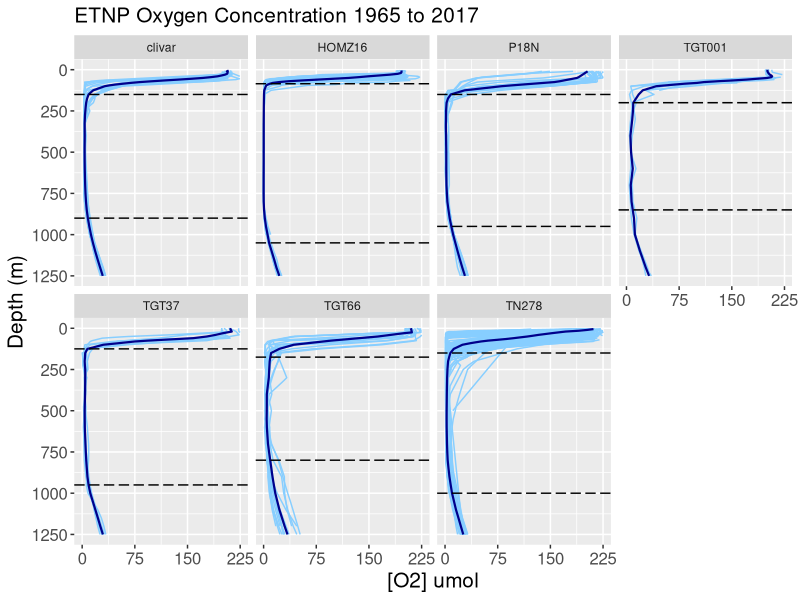
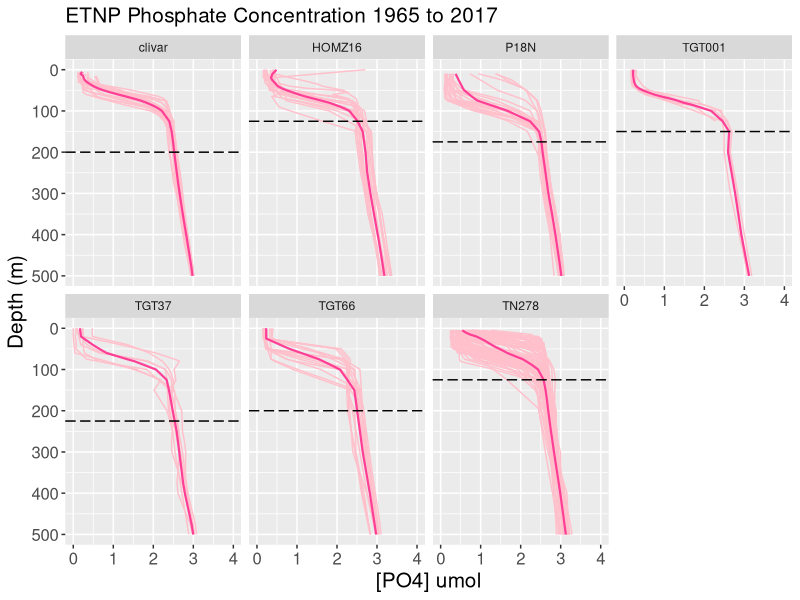
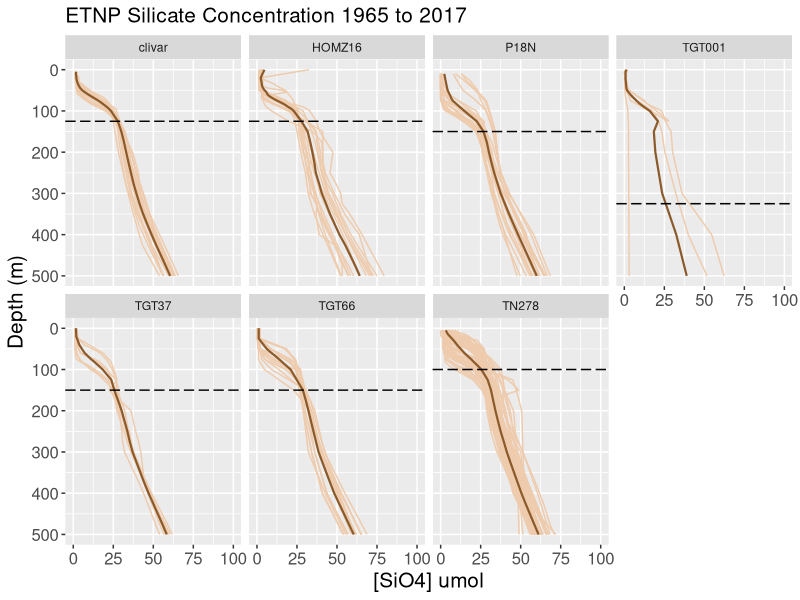
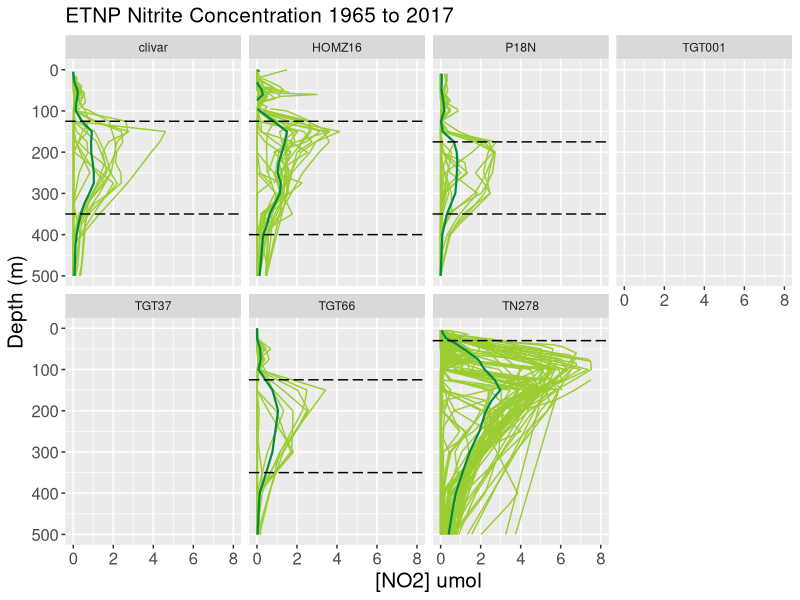
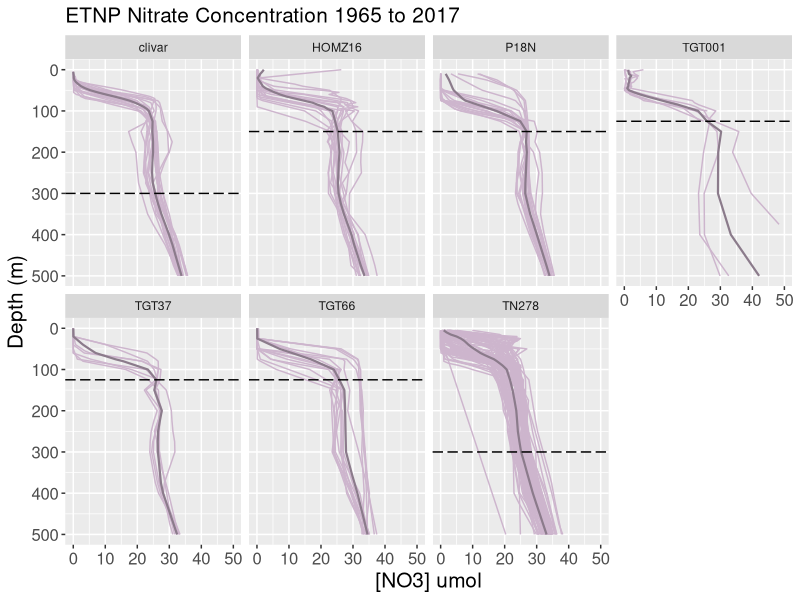
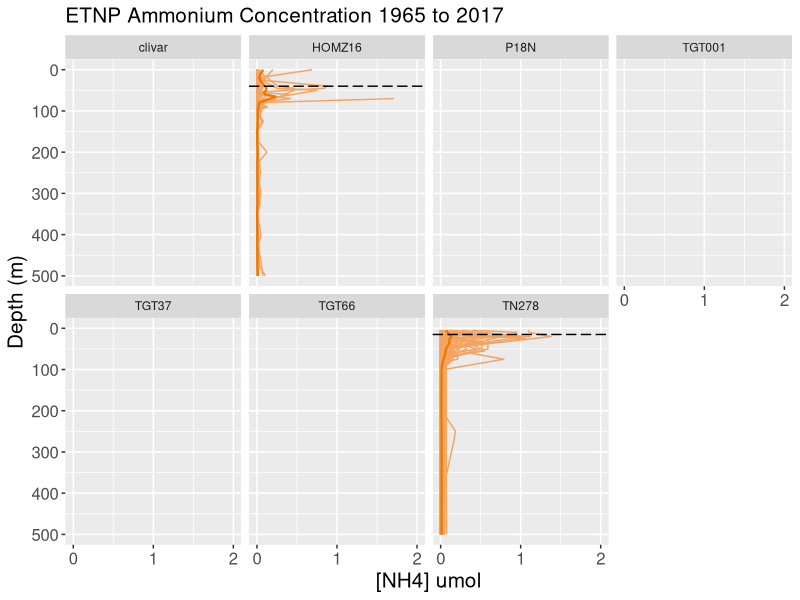
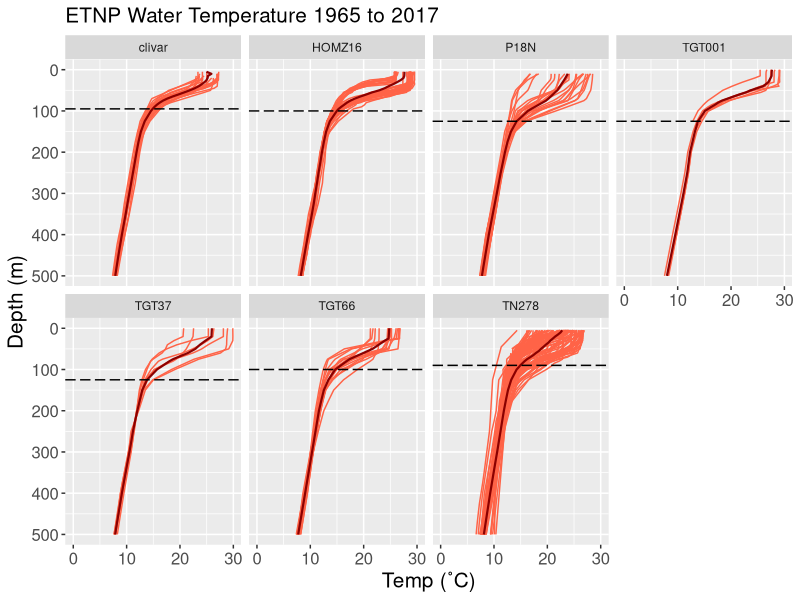
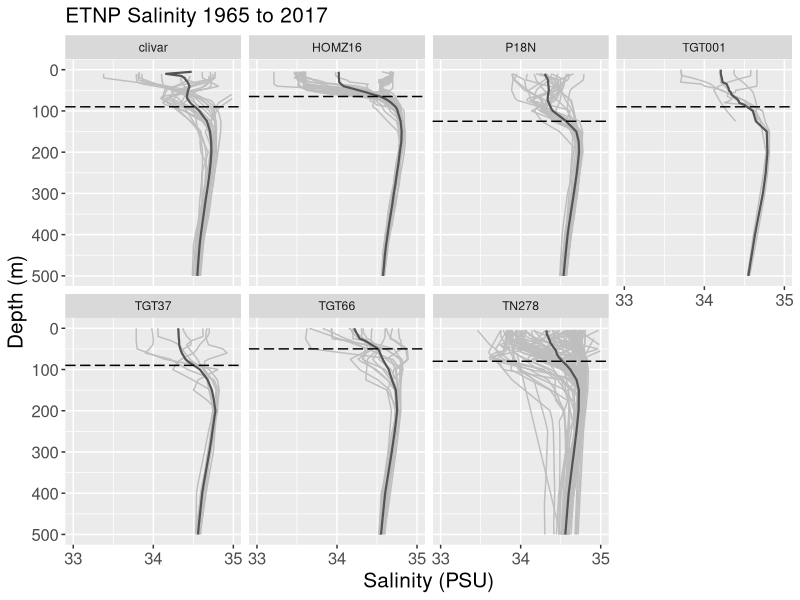

Write R code to recreate these figures, in order.
#LOAD PAGACKES: reshape2, ggplot2, plyr
library(reshape2)
library(ggplot2)
library(plyr)


#reading in the data
cruisesDataFrame <- read.csv('allOMZcruises.csv')
cruises <- subset(cruisesDataFrame, select = -c(date, time, bottDepth))
skq2016combined <- read.csv('skq2016combined.csv')
cruises16 <- subset(skq2016combined, select = -c(date, time, bottDepth))
cruisesALL0 <- rbind(cruises, cruises16)  
skq2016KrogslundNuts <- read.csv('krogslund_nutrients.csv')
krogslund <- subset(skq2016KrogslundNuts, select = -c(date, time, bottDepth))
cruisesALL1 <- rbind(cruises, cruises16, krogslund)
cruisesALL2 <- subset(cruisesALL1, select = -c(dateNew, timeNew, datetime, lat, long, press))

#melting data
cruisesALLm <- data.frame(melt(cruisesALL2, id.vars = c('cruise', 'station', 'depth')))

#interpolating
#WOA standard depths
by5 <- seq(0, 100, 5)
by25 <- seq(125, 500, 25)
by50 <- seq(550, 2000, 50)
by100 <- seq(2100, 9000, 100)
stdDepths <- c(by5, by25, by50, by100)

cruisesALLn <- na.omit(cruisesALLm)

#

approxR <- function(df) {
  if (nrow(df) >= 2) {
    listResult <-  approx(xy.coords(df$depth, df$value), xout = stdDepths, method = 'linear')
    data.frame(DepthBin = listResult$x, value = listResult$y)
  }
}

interp <- ddply(.data = cruisesALLn, .variables = c('cruise', 'station', 'variable'), function(df) approxR(df), .inform = TRUE)


#plotting
#making cruises in order by date
levels(interp$cruise)

interp$cruise <- factor(interp$cruise, levels = c('TGT001','TGT37', 'TGT66', 'P18N_31DSCG94_3', 'clivar', 'TN278', 'HOMZ16'), labels = c('TGT001','TGT37', 'TGT66', 'P18N', 'clivar', 'TN278', 'HOMZ16'))

#functions to generate horizontal line
#OXYGEN
ODZdepthfx <- function(df) {
  odzIdx <- which(df$V1 <= 10)
  firstIdx <- odzIdx[1]
  topODZ <- df$DepthBin[firstIdx]
  lastIdx <- odzIdx[length(odzIdx)]
  bottODZ <- df$DepthBin[lastIdx]
  data.frame(cruise = df[1, 1], topODZ, bottODZ)
}

#PHOSPHATE
PO4depthfx <- function(df) {
  Idx <- which(df$V1 >= 2.5)
  firstIdx <- Idx[1]
  topIdx <- df$DepthBin[firstIdx]
  data.frame(cruise = df[1, 1], topIdx)
}

#SILICATE
SiO4depthfx <- function(df) {
  Idx <- which(df$V1 >= 25)
  firstIdx <- Idx[1]
  topIdx <- df$DepthBin[firstIdx]
  data.frame(cruise = df[1, 1], topIdx)
}

#NITRITE
NO2depthfx <- function(df) {
  NO2Idx <- which(df$V1 >= 0.3)
  firstIdx <- NO2Idx[1]
  topNO2 <- df$DepthBin[firstIdx]
  lastIdx <- NO2Idx[length(NO2Idx)]
  bottNO2 <- df$DepthBin[lastIdx]
  data.frame(cruise = df[1, 1], topNO2, bottNO2)
}

#NITRATE
NO3depthfx <- function(df) {
  Idx <- which(df$V1 >= 25)
  firstIdx <- Idx[1]
  topIdx <- df$DepthBin[firstIdx]
  data.frame(cruise = df[1, 1], topIdx)
}

#AMMONIUM
NH4depthfx <- function(df) {
  Idx <- which(df$V1 >= 0.1)
  firstIdx <- Idx[1]
  topIdx <- df$DepthBin[firstIdx]
  data.frame(cruise = df[1, 1], topIdx)
}

#TEMP
tempdepthfx <- function(df) {
  Idx <- which(df$V1 <= 15)
  firstIdx <- Idx[1]
  topIdx <- df$DepthBin[firstIdx]
  data.frame(cruise = df[1, 1], topIdx)
}

#SALINITY
saldepthfx <- function(df) {
  Idx <- which(df$V1 >= 34.5)
  firstIdx <- Idx[1]
  topIdx <- df$DepthBin[firstIdx]
  data.frame(cruise = df[1, 1], topIdx)
}


#make a pdf with this code (comment and uncomment as needed...)
# pdf("depth profiles WITH AVG AND HLINE.pdf", width=7, height=5)

#OXYGEN
O2data <- na.omit(interp[interp$variable == 'O2',])

avgO2 <- ddply(.data = O2data, .variables = c('cruise', 'variable', 'DepthBin'), function(df) mean(df$value))

ODZdepths <- ddply(.data = avgO2, .variables = c('cruise'), function(df) ODZdepthfx(df))

hlineO2 <- data.frame(z = c(ODZdepths$topODZ, ODZdepths$bottODZ), cruise = c('TGT001', 'TGT37', 'TGT66', 'P18N', 'clivar', 'TN278', 'HOMZ16', 'TGT001', 'TGT37', 'TGT66', 'P18N', 'clivar', 'TN278', 'HOMZ16'))

ggplot() + geom_line(aes(DepthBin, value, group = station), data = O2data, col = 'skyblue1') + facet_wrap('cruise', nrow = 2) + geom_line(data = avgO2, aes(DepthBin, V1), color = 'darkblue', lwd = 0.75) + geom_vline(aes(xintercept = z), hlineO2, lty = 5) + scale_x_reverse(limits = c(1250, 0), breaks = seq(from = 0, to = 1250, by = 250), name = 'Depth (m)') + scale_y_continuous(name = '[O2] umol', limits = c(0, 225), breaks = seq(from = 0, to = 225, by = 75)) + coord_flip() + ggtitle("ETNP Oxygen Concentration 1965 to 2017") + theme(plot.title = element_text(size = 15), axis.text = element_text(size = 12), axis.title = element_text(size = 15)) 

#PHOSPHATE
PO4data <- na.omit(interp[interp$variable == 'PO4',])

avgPO4 <- ddply(.data = PO4data, .variables = c('cruise', 'variable', 'DepthBin'), function(df) mean(df$value))

PO4depth <- ddply(.data = avgPO4, .variables = c('cruise'), function(df) PO4depthfx(df))

hlinePO4 <- data.frame(z = c(PO4depth$topIdx), cruise = c('TGT001', 'TGT37', 'TGT66', 'P18N', 'clivar', 'TN278', 'HOMZ16'))

# need to use 'jacdummy' variable to keep the other cruises included in the facets even though there is no data for them...
# used for NO2 and NH4

#thank you jacob!!
jacdummy <- interp[1:length(levels(interp$cruise)),]
jacdummy[,] <- NA
jacdummy$cruise <- levels(interp$cruise)

ggplot() + geom_line(aes(DepthBin, value, group = station), data = PO4data, col = 'pink') + coord_flip() + facet_wrap('cruise', nrow = 2) + geom_line(data = avgPO4, aes(DepthBin, V1), color = 'violetred1', lwd = 0.75) + geom_vline(aes(xintercept = z), hlinePO4, lty = 5) + scale_x_reverse(limits = c(500, 0), name = 'Depth (m)') + scale_y_continuous(name = '[PO4] umol', limits = c(0, 4)) + ggtitle("ETNP Phosphate Concentration 1965 to 2017") + theme(plot.title = element_text(size = 15), axis.text = element_text(size = 12), axis.title = element_text(size = 15)) 

#SILICATE
SiO4data <- na.omit(interp[interp$variable == 'SiO4',])

avgSiO4 <- ddply(.data = SiO4data, .variables = c('cruise', 'variable', 'DepthBin'), function(df) mean(df$value))

SiO4depth <- ddply(.data = avgSiO4, .variables = c('cruise'), function(df) SiO4depthfx(df))

hlineSiO4 <- data.frame(z = c(SiO4depth$topIdx), cruise = c('TGT001', 'TGT37', 'TGT66', 'P18N', 'clivar', 'TN278', 'HOMZ16'))

ggplot() + geom_line(aes(DepthBin, value, group = station), data = SiO4data, col = 'peachpuff2') + coord_flip() + facet_wrap('cruise', nrow = 2) + geom_line(data = avgSiO4, aes(DepthBin, V1), color = 'tan4', lwd = 0.75) + geom_vline(aes(xintercept = z), hlineSiO4, lty = 5) + scale_x_reverse(limits = c(500, 0), name = 'Depth (m)') + scale_y_continuous(name = '[SiO4] umol', limits = c(0, 100), breaks = seq(from = 0, to = 100, by = 25)) + ggtitle("ETNP Silicate Concentration 1965 to 2017") + theme(plot.title = element_text(size = 15), axis.text = element_text(size = 12), axis.title = element_text(size = 15)) 

#NITRITE
NO2data <- na.omit(interp[interp$variable == 'NO2',])

avgNO2 <- ddply(.data = NO2data, .variables = c('cruise', 'variable', 'DepthBin'), function(df) mean(df$value))

NO2depth <- ddply(.data = avgNO2, .variables = c('cruise'), function(df) NO2depthfx(df))

hlineNO2 <- data.frame(z = c(NO2depth$topNO2, NO2depth$bottNO2), cruise = c('TGT66', 'P18N', 'clivar', 'TN278', 'HOMZ16', 'TGT66', 'P18N', 'clivar', 'TN278', 'HOMZ16'))

NO2data2 <- rbind(NO2data, jacdummy)

ggplot() + geom_line(aes(DepthBin, value, group = station), data = NO2data2, col = 'yellowgreen') + coord_flip() + facet_wrap('cruise', nrow = 2) + geom_line(data = avgNO2, aes(DepthBin, V1), color = 'springgreen4', lwd = 0.75) + geom_vline(aes(xintercept = z), hlineNO2, lty = 5) + scale_x_reverse(limits = c(500, 0), name = 'Depth (m)') + scale_y_continuous(name = '[NO2] umol', limits = c(0, 8)) + ggtitle("ETNP Nitrite Concentration 1965 to 2017") + theme(plot.title = element_text(size = 15), axis.text = element_text(size = 12), axis.title = element_text(size = 15)) 

#NITRATE
NO3data <- na.omit(interp[interp$variable == 'NO3',])

avgNO3 <- ddply(.data = NO3data, .variables = c('cruise', 'variable', 'DepthBin'), function(df) mean(df$value))

NO3depth <- ddply(.data = avgNO3, .variables = c('cruise'), function(df) NO3depthfx(df))

hlineNO3 <- data.frame(z = c(NO3depth$topIdx), cruise = c('TGT001', 'TGT37', 'TGT66', 'P18N', 'clivar', 'TN278', 'HOMZ16'))

ggplot() + geom_line(aes(DepthBin, value, group = station), data = NO3data, col = 'thistle3') + coord_flip() + facet_wrap('cruise', nrow = 2) + geom_line(data = avgNO3, aes(DepthBin, V1), color = 'thistle4', lwd = 0.75) + geom_vline(aes(xintercept = z), hlineNO3, lty = 5) + scale_x_reverse(limits = c(500, 0), name = 'Depth (m)') + scale_y_continuous(name = '[NO3] umol', limits = c(0, 50)) + ggtitle("ETNP Nitrate Concentration 1965 to 2017") + theme(plot.title = element_text(size = 15), axis.text = element_text(size = 12), axis.title = element_text(size = 15)) 

#AMMONIUM
NH4data <- na.omit(interp[interp$variable == 'NH4',])

avgNH4 <- ddply(.data = NH4data, .variables = c('cruise', 'variable', 'DepthBin'), function(df) mean(df$value))

NH4depth <- ddply(.data = avgNH4, .variables = c('cruise'), function(df) NH4depthfx(df))

hlineNH4 <- data.frame(z = c(NH4depth$topIdx), cruise = c('TN278', 'HOMZ16'))

NH4data2 <- rbind(NH4data, jacdummy)

ggplot() + geom_line(aes(DepthBin, value, group = station), data = NH4data2, col = 'sandybrown') + coord_flip() + facet_wrap('cruise', nrow = 2) + geom_line(data = avgNH4, aes(DepthBin, V1), color = 'darkorange2', lwd = 0.75) + geom_vline(aes(xintercept = z), hlineNH4, lty = 5) + scale_x_reverse(limits = c(500, 0), name = 'Depth (m)') + scale_y_continuous(name = '[NH4] umol', limits = c(0, 2), breaks = seq(from = 0, to = 2, by = 1)) + ggtitle("ETNP Ammonium Concentration 1965 to 2017") + theme(plot.title = element_text(size = 15), axis.text = element_text(size = 12), axis.title = element_text(size = 15)) 

#TEMP
tempdata <- na.omit(interp[interp$variable == 'temp',])

avgtemp <- ddply(.data = tempdata, .variables = c('cruise', 'variable', 'DepthBin'), function(df) mean(df$value))

tempdepth <- ddply(.data = avgtemp, .variables = c('cruise'), function(df) tempdepthfx(df))

hlinetemp <- data.frame(z = c(tempdepth$topIdx), cruise = c('TGT001', 'TGT37', 'TGT66', 'P18N', 'clivar', 'TN278', 'HOMZ16'))

ggplot() + geom_line(aes(DepthBin, value, group = station), data = tempdata, col = 'tomato') + facet_wrap('cruise', nrow = 2) + geom_line(data = avgtemp, aes(DepthBin, V1), color = 'darkred', lwd = 0.75) + geom_vline(aes(xintercept = z), hlinetemp, lty = 5) + scale_x_reverse(limits = c(500, 0), name = 'Depth (m)') + scale_y_continuous(name = 'Temp (˚C)', limits = c(0, 30)) + coord_flip() + ggtitle("ETNP Water Temperature 1965 to 2017") + theme(plot.title = element_text(size = 15), axis.text = element_text(size = 12), axis.title = element_text(size = 15))

#SALINITY
saldata <- na.omit(interp[interp$variable == 'sal',])

avgsal <- ddply(.data = saldata, .variables = c('cruise', 'variable', 'DepthBin'), function(df) mean(df$value))

saldepth <- ddply(.data = avgsal, .variables = c('cruise'), function(df) saldepthfx(df))

hlinesal <- data.frame(z = c(saldepth$topIdx), cruise = c('TGT001', 'TGT37', 'TGT66', 'P18N', 'clivar', 'TN278', 'HOMZ16'))

ggplot() + geom_line(aes(DepthBin, value, group = station), data = saldata, col = 'grey') + facet_wrap('cruise', nrow = 2) + geom_line(data = avgsal, aes(DepthBin, V1), color = 'grey33', lwd = 0.75) + geom_vline(aes(xintercept = z), hlinesal, lty = 5) + scale_x_reverse(limits = c(500, 0), name = 'Depth (m)') + scale_y_continuous(name = 'Salinity (PSU)', limits = c(33, 35), breaks = seq(from = 33, to = 35, by = 1)) + coord_flip() + ggtitle("ETNP Salinity 1965 to 2017") + theme(plot.title = element_text(size = 15), axis.text = element_text(size = 12), axis.title = element_text(size = 15))

#if making a pdf end with this code (comment and uncomment as needed...)
# dev.off()

